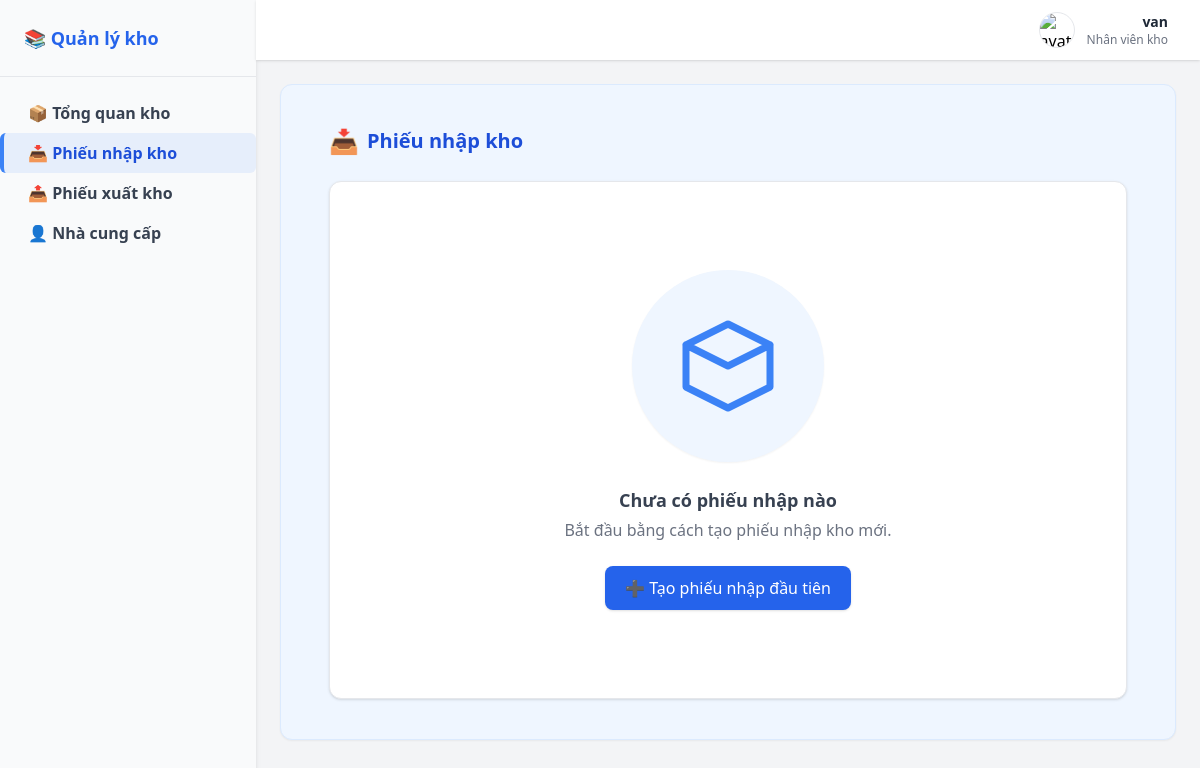
The app's page /employee/inventory_import/ (signed in), older data.
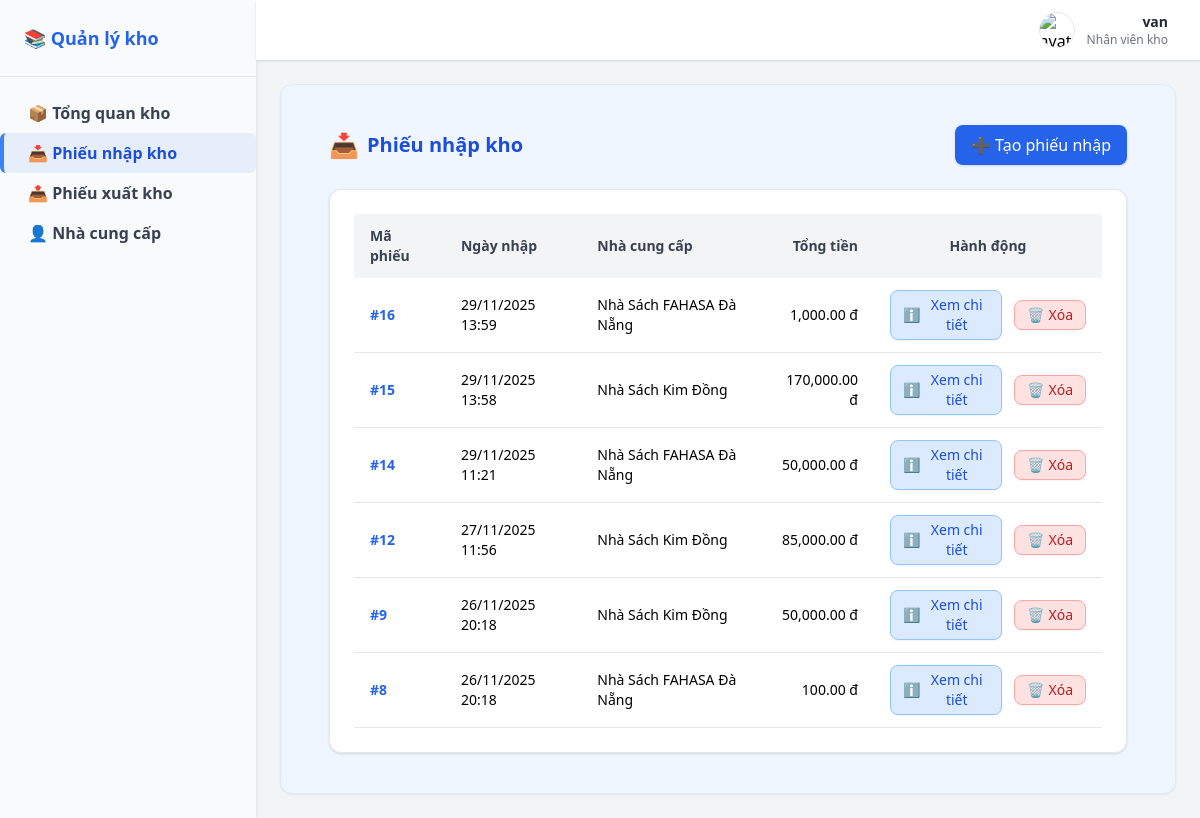
The same page, newer data.
### booksale_app/models.py (models this page shows, shortened)
class ImportOrder(models.Model):
    import_date = models.DateTimeField(auto_now_add=True)
    total_amount = models.DecimalField(
        max_digits=10,
        decimal_places=2
    )
    note = models.TextField(
        blank=False, null=False,
        help_text = "Mô tả"
    )
    create_at = models.DateTimeField(auto_now_add=True)
    updated_at = models.DateTimeField(auto_now_add=True)
    product = models.ManyToManyField(
        'Product',
        through="ImportOrder_Item")
    supplier = models.ForeignKey(
        Supplier,
        on_delete = models.PROTECT
    )
    employee = models.ForeignKey(
        Employee,
        on_delete = models.PROTECT
    )

class Supplier(models.Model):
    sup_name = models.CharField(
        max_length = 255,
        blank=False, null=False,
        help_text = "Tên nhà cung cấp"
    )
    email = models.EmailField(
        max_length = 100,
        help_text = "Email"
    )
    phone = models.CharField(
        max_length = 15,
        blank=False, null=False,
        help_text = "Số điện thoại"
    )
    address = models.CharField(
        max_length = 255,
        blank=False, null=False,
        help_text = "Địa chi"
    )

### booksale_app/views/employee/inventory_import.py (the view)
# urls.py: path('employee/inventory_import/', inventory_import.import_order_list, name='inventory_import_list'),
@login_required(login_url="/accounts/login/warehouse/")
@group_required("NVTK", login_url="/accounts/login/warehouse/")
def import_order_list(request):
    orders = ImportOrder.objects.all().order_by("-import_date")
    return render(
        request,
        "employee/inventory/inventory_import/inventory_import_list.html",
        {
            "import_orders": orders,
            "page": "inventory_import",
        }
    )

### booksale_app/context_processors.py (called while the page is built)
def categories_and_cart(request):
    context = {
        'categories': Category.objects.all()[:3],  # Lấy 3 categories đầu tiên cho menu
        'cart_count': 0
    }
    if request.user.is_authenticated:
        try:
            customer = Customer.objects.get(user=request.user)
            cart = Cart.objects.filter(customer=customer).first()
            if cart:
                cart_count = Cart_Item.objects.filter(cart=cart).aggregate(
                    total=Sum('quantity')
                )['total'] or 0
                context['cart_count'] = int(cart_count) if cart_count else 0
        except (Customer.DoesNotExist, AttributeError):
            context['cart_count'] = 0
    return context

def global_user_context(request):
    user = request.user
    is_kh = False
    role = None
    if user.is_authenticated:
        is_kh = user.groups.filter(name="KH").exists()
        if user.groups.filter(name="NVBH").exists():
            role = "NVBH"
        elif user.groups.filter(name="NVTK").exists():
            role = "NVTK"
    return {
        "is_kh": is_kh,
        "role": role,
    }

### booksale_app/templates/employee/inventory/inventory_import/inventory_import_list.html (shortened to what the changed rows need)
{% extends "employee/employee_base.html" %}
{% load humanize %}
{% block content %}
<div class="px-6 py-4">
    <div class="flex justify-between items-center mb-6">
        <h2 class="text-xl font-semibold text-blue-700 flex items-center gap-2">
            <span class="text-2xl">📥</span> Phiếu nhập kho
        </h2>
        {% if import_orders %}
            <a href="{% url 'inventory_import_create' %}"
               class="bg-blue-600 hover:bg-blue-700 text-white px-4 py-2 rounded-lg shadow transition">
                ➕ Tạo phiếu nhập
            </a>
        {% endif %}
    </div>
    <div class="bg-white rounded-xl shadow border border-gray-200 p-6">
        {% if import_orders %}
            <div class="overflow-x-auto">
                <table class="min-w-full border-collapse">
                    <thead>
                        <tr class="bg-gray-100 text-gray-700 text-sm">
                            <th class="py-3 px-4 text-left">Mã phiếu</th>
                            <th class="py-3 px-4 text-left">Ngày nhập</th>
                            <th class="py-3 px-4 text-left">Nhà cung cấp</th>
                            <th class="py-3 px-4 text-right">Tổng tiền</th>
                            <th class="py-3 px-4 text-center">Hành động</th>
                        </tr>
                    </thead>
                    <tbody class="text-sm">
                        {% for order in import_orders %}
                        <tr class="border-b hover:bg-gray-50 transition">
                            <td class="py-3 px-4 font-semibold text-blue-600">#{{ order.id }}</td>
                            <td class="py-3 px-4">{{ order.import_date|date:"d/m/Y H:i" }}</td>
                            <td class="py-3 px-4">{{ order.supplier.sup_name }}</td>
                            <td class="py-3 px-4 text-right font-medium">
                                {{ order.total_amount|intcomma }} đ
                            </td>
                            <td class="py-3 px-4 text-center">
                                <div class="flex items-center justify-center gap-3">
                                    <a href="{% url 'inventory_import_detail' order.id %}"
                                       class="flex items-center gap-1 px-3 py-1 bg-blue-100 text-blue-700 border border-blue-300
                                              rounded-lg hover:bg-blue-200 transition text-sm font-medium shadow-sm">
                                        ℹ️ <span>Xem chi tiết</span>
                                    </a>
                                    <a href="{% url 'inventory_import_delete' order.id %}"
                                       onclick="return confirm('Xóa phiếu nhập?');"
                                       class="flex items-center gap-1 px-3 py-1 bg-red-100 text-red-700 border border-red-300
                                              rounded-lg hover:bg-red-200 transition text-sm font-medium shadow-sm">
                                        🗑️ <span>Xóa</span>
                                    </a>
                                </div>
                            </td>
                        </tr>
                        {% endfor %}
                    </tbody>
                </table>
            </div>
        {% else %}
            <div class="flex flex-col items-center text-center py-16">
                <div class="bg-blue-50 p-10 rounded-full shadow-sm mb-6">
                    <svg xmlns="http://www.w3.org/2000/svg"
                         class="w-28 h-28 text-blue-500 empty-icon"
                         fill="none" viewBox="0 0 24 24" stroke="currentColor" stroke-width="1.5">
                        <path stroke-linecap="round" stroke-linejoin="round"
                              d="M3 7.5l9-4.5 9 4.5M3 7.5v9l9 4.5 9-4.5v-9M3 7.5l9 4.5 9-4.5" />
                    </svg>
                </div>
                <h3 class="text-lg font-semibold text-gray-700">
                    Chưa có phiếu nhập nào
                </h3>
                <p class="text-gray-500 mt-1 mb-6">
                    Bắt đầu bằng cách tạo phiếu nhập kho mới.
                </p>
                <a href="{% url 'inventory_import_create' %}"
                   class="bg-blue-600 hover:bg-blue-700 text-white px-5 py-2.5 rounded-lg shadow transition">
                    ➕ Tạo phiếu nhập đầu tiên
                </a>
            </div>
        {% endif %}
    </div>
</div>
{% endblock %}

Row changes from the older to the newer data that the page shows:
added ImportOrder: id "16", import_date "29/11/2025 13:59", supplier.sup_name "Nhà Sách FAHASA Đà Nẵng", total_amount "1,000.00"
added ImportOrder: id "15", import_date "29/11/2025 13:58", supplier.sup_name "Nhà Sách Kim Đồng", total_amount "170,000.00"
added ImportOrder: id "14", import_date "29/11/2025 11:21", supplier.sup_name "Nhà Sách FAHASA Đà Nẵng", total_amount "50,000.00"
added ImportOrder: id "12", import_date "27/11/2025 11:56", supplier.sup_name "Nhà Sách Kim Đồng", total_amount "85,000.00"
added ImportOrder: id "9", import_date "26/11/2025 20:18", supplier.sup_name "Nhà Sách Kim Đồng", total_amount "50,000.00"
added ImportOrder: id "8", import_date "26/11/2025 20:18", supplier.sup_name "Nhà Sách FAHASA Đà Nẵng", total_amount "100.00"
Text that changed along with them:
text no longer shown: "Chưa có phiếu nhập nào Bắt đầu bằng cách tạo phiếu nhập kho mới. ➕ Tạo phiếu nhập đầu tiên"
text now shown: "➕ Tạo phiếu nhập Mã phiếu Ngày nhập Nhà cung cấp Tổng tiền Hành động"
